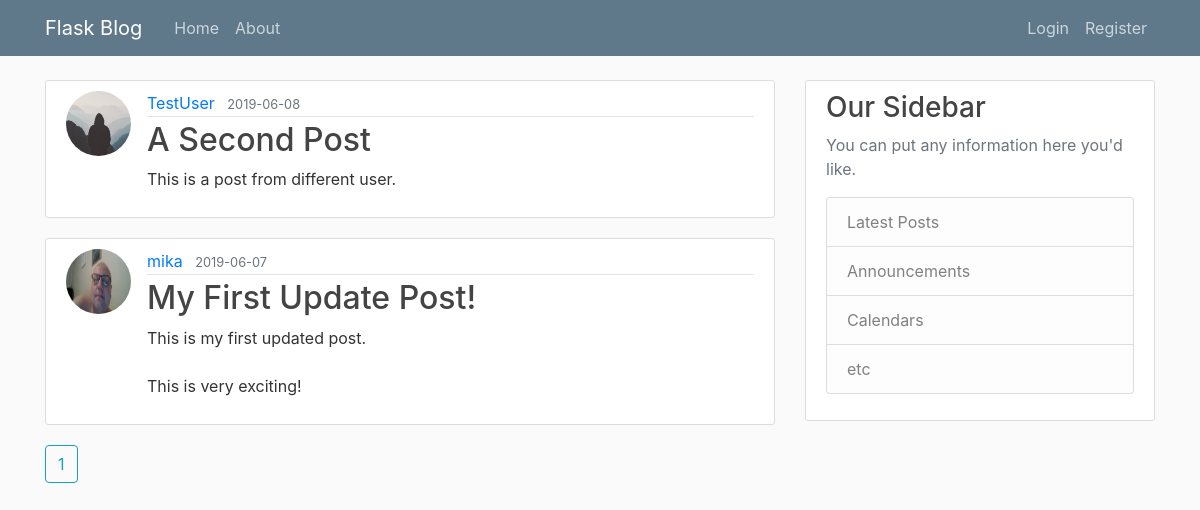
The app's page /home, older data.
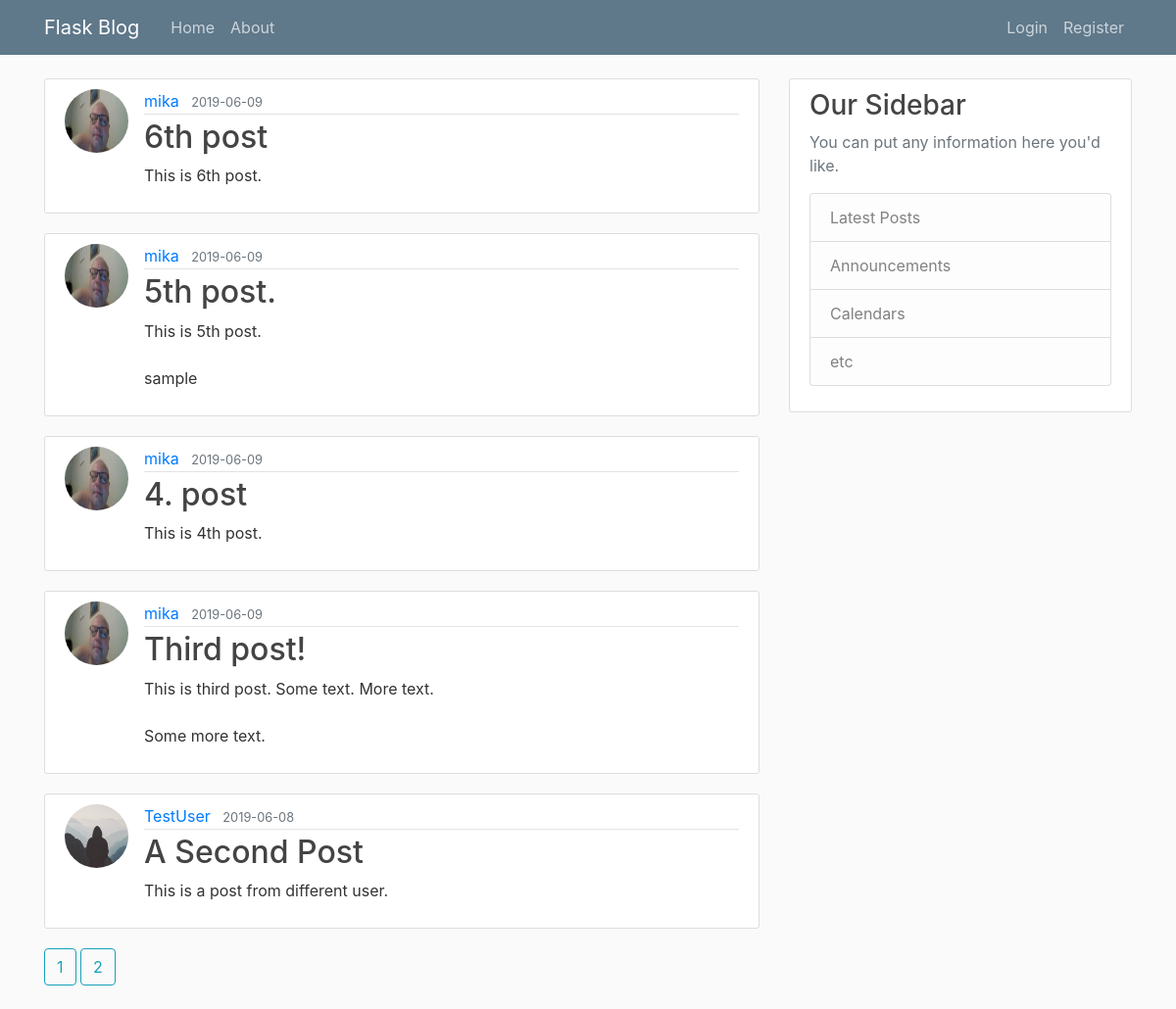
The same page, newer data.
### flaskblog/models.py (models this page shows, shortened)
class Post(db.Model):
    id = db.Column(db.Integer, primary_key=True)
    title = db.Column(db.String(100), nullable=False)
    date_posted = db.Column(db.DateTime, nullable=False, default=datetime.utcnow)
    content = db.Column(db.Text, nullable=False)
    user_id = db.Column(db.Integer, db.ForeignKey('user.id'), nullable=False)

class User(db.Model, UserMixin):
    id = db.Column(db.Integer, primary_key=True)
    username = db.Column(db.String(20), unique=True, nullable=False)
    email = db.Column(db.String(120), unique=True, nullable=False)
    image_file = db.Column(db.String(20), nullable=False, default='default.jpg')
    password = db.Column(db.String(60), nullable=False)
    posts = db.relationship('Post', backref='author', lazy=True)

### flaskblog/routes.py (the view)
@app.route('/')
@app.route('/home')
def home():
    page = request.args.get('page', 1, type=int)
    posts = Post.query.order_by(Post.date_posted.desc()).paginate(page=page, per_page=5)
    return render_template('home.html', posts=posts)

### flaskblog/templates/home.html
{% extends "layout.html" %}
{% block content %}
    {% for post in posts.items %}
    <article class="media content-section">
        <img  class="rounded-circle article-img" src="{{ url_for('static', filename='profile_pics/' + post.author.image_file) }}">
        <div class="media-body">
            <div class="article-metadata">
            <a class="mr-2" href="#">{{ post.author.username }}</a>
            <small class="text-muted">{{ post.date_posted.strftime('%Y-%m-%d') }}</small>
            </div>
            <h2><a class="article-title" href="{{ url_for('post', post_id=post.id) }}">{{ post.title }}</a></h2>
            <p class="article-content">{{ post.content }}</p>
        </div>
    </article>
    {% endfor %}
    {% for page_num in posts.iter_pages() %}
        {% if page_num %}
          <a class="btn btn-outline-info mb-4" href="{{ url_for('home', page=page_num) }}">{{ page_num }}</a>
        {% else %}
          ...
        {% endif %}
    {% endfor %}
{% endblock content %}

Row changes from the older to the newer data that the page shows:
no longer on this page (row unchanged): Post: image_file (picture), author.username "mika", date_posted "2019-06-07", title "My First Update Post!", content "This is my first updated post. This is very exciting!"
added Post: image_file (picture), author.username "mika", date_posted "2019-06-09", title "6th post", content "This is 6th post."
added Post: image_file (picture), author.username "mika", date_posted "2019-06-09", title "5th post.", content "This is 5th post. sample"
added Post: image_file (picture), author.username "mika", date_posted "2019-06-09", title "4. post", content "This is 4th post."
added Post: image_file (picture), author.username "mika", date_posted "2019-06-09", title "Third post!", content "This is third post. Some text. More text. Some more text."
Text that changed along with them:
new list line: "2"
